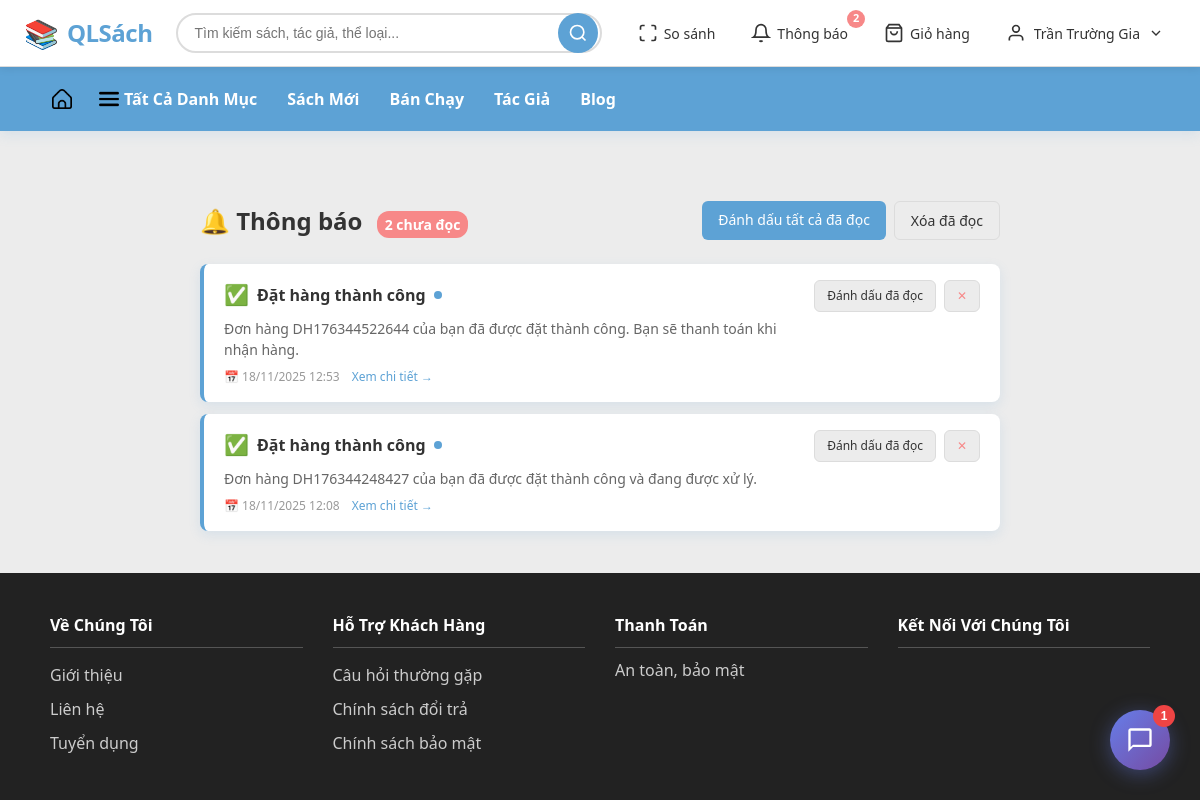
Before: /user/notifications.php (signed in) with the older database file.
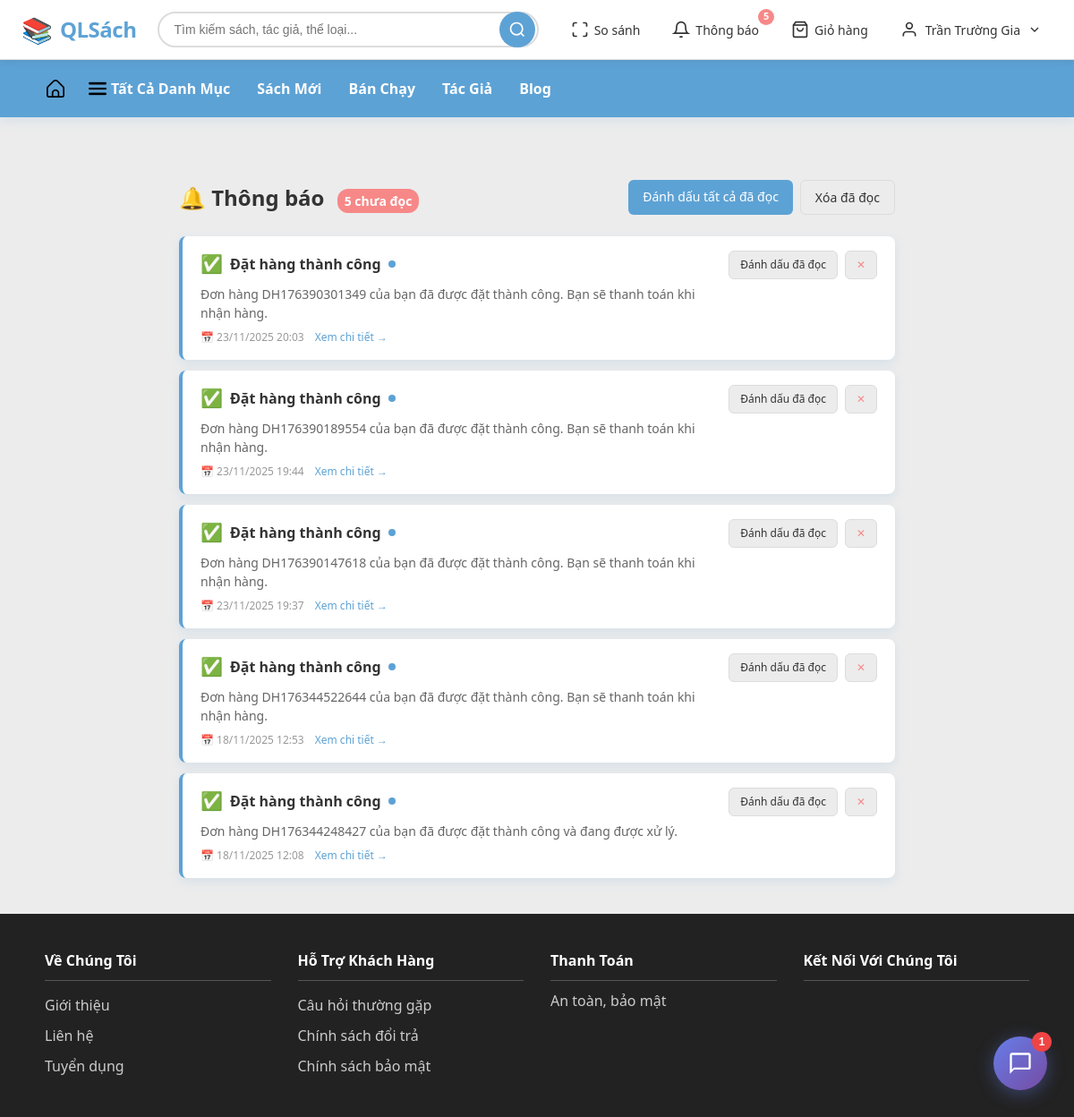
After: the same page with the newer database file.
### tables this page shows
CREATE TABLE `thong_bao` (
  `id_thong_bao` int(11) NOT NULL,
  `id_tk` varchar(5) NOT NULL,
  `tieu_de` varchar(250) NOT NULL,
  `noi_dung` text NOT NULL,
  `loai` varchar(20) NOT NULL DEFAULT 'info' COMMENT 'info, success, warning, error',
  `lien_ket` varchar(250) DEFAULT NULL,
  `da_doc` tinyint(1) NOT NULL DEFAULT 0 COMMENT '0: chưa đọc, 1: đã đọc',
  `ngay_gio_tao` datetime NOT NULL DEFAULT current_timestamp()
);

### models/Database.php (called while the page is built, shortened)
<?php
class Database {
    private $host = '127.0.0.1';
    private $db_name = 'qlsach';
    private $username = 'root';
    private $password = '';
    private $conn;
    public function __construct() {
        $this->conn = null;
        $dsn = 'mysql:host=' . $this->host . ';dbname=' . $this->db_name . ';charset=utf8mb4';
        try {
            $this->conn = new PDO($dsn, $this->username, $this->password);
            $this->conn->setAttribute(PDO::ATTR_ERRMODE, PDO::ERRMODE_EXCEPTION);
            $this->conn->setAttribute(PDO::ATTR_DEFAULT_FETCH_MODE, PDO::FETCH_OBJ);
        } catch (PDOException $e) {
            echo 'Kết nối thất bại: ' . $e->getMessage();
        }
    }
    public function prepare($sql) {
        return $this->conn->prepare($sql);
    }
}
?>

### models/Notification.php (called while the page is built, shortened)
<?php
require_once __DIR__ . '/Database.php';
class Notification {
    private $db;
    public function __construct() {
        $this->db = new Database();
    }
    public function getAll($id_tk = null) {
        if (!$id_tk && isset($_SESSION['id_tk'])) {
            $id_tk = $_SESSION['id_tk'];
        }
        $sql = "SELECT * FROM thong_bao
                WHERE id_tk = ?
                ORDER BY ngay_gio_tao DESC
                LIMIT 50";
        $stmt = $this->db->prepare($sql);
        $stmt->execute([$id_tk]);
        $notifications = $stmt->fetchAll();
        $result = [];
        foreach ($notifications as $notif) {
            $result[] = [
                'id' => $notif->id_thong_bao,
                'title' => $notif->tieu_de,
                'message' => $notif->noi_dung,
                'type' => $notif->loai,
                'link' => $notif->lien_ket,
                'read' => (bool)$notif->da_doc,
                'created_at' => $notif->ngay_gio_tao
            ];
        }
        return $result;
    }
    public function getUnreadCount($id_tk = null) {
        if (!$id_tk && isset($_SESSION['id_tk'])) {
            $id_tk = $_SESSION['id_tk'];
        }
        $sql = "SELECT COUNT(*) as count FROM thong_bao
                WHERE id_tk = ? AND da_doc = 0";
        $stmt = $this->db->prepare($sql);
        $stmt->execute([$id_tk]);
        $result = $stmt->fetch();
        return $result->count ?? 0;
    }
}
?>

### user/notifications.php (the view, shortened to what the changed rows need)
<?php
include_once '../includes/header.php';
require_once '../models/Notification.php';
$notificationModel = new Notification();
$notifications = $notificationModel->getAll();
$unreadCount = $notificationModel->getUnreadCount();
?>
<div class="container" style="margin-top: 30px; max-width: 900px;">
    <div class="notifications-header" style="display: flex; justify-content: space-between; align-items: center; margin-bottom: 24px;">
        <h2 style="margin: 0;">
            🔔 Thông báo
            <?php if ($unreadCount > 0): ?>
                <span style="background: var(--danger); color: white; padding: 4px 8px; border-radius: 12px; font-size: 14px; margin-left: 8px;">
                    <?= $unreadCount ?> chưa đọc
                </span>
            <?php endif; ?>
        </h2>
    </div>
    <?php if (empty($notifications)): ?>
        <div style="text-align: center; padding: 60px 20px; background: white; border-radius: 12px; box-shadow: var(--shadow);">
            <svg width="64" height="64" viewBox="0 0 24 24" fill="none" stroke="currentColor" stroke-width="2" style="color: var(--border); margin: 0 auto 16px;">
                <path d="M18 8A6 6 0 0 0 6 8c0 7-3 9-3 9h18s-3-2-3-9"></path>
                <path d="M13.73 21a2 2 0 0 1-3.46 0"></path>
            </svg>
            <p style="color: var(--text); font-size: 16px; margin-bottom: 8px;">Chưa có thông báo nào</p>
            <p style="color: #666; font-size: 14px;">Các thông báo về đơn hàng, khuyến mãi sẽ hiển thị ở đây</p>
        </div>
    <?php else: ?>
        <div class="notifications-list" style="display: flex; flex-direction: column; gap: 12px;">
            <?php foreach ($notifications as $notif): ?>
                <div class="notification-item"
                     style="background: white; padding: 16px 20px; border-radius: 8px; box-shadow: var(--shadow);
                            <?= !isset($notif['read']) || !$notif['read'] ? 'border-left: 4px solid var(--primary);' : 'opacity: 0.7;' ?>">
                    <div style="display: flex; justify-content: space-between; align-items: start; gap: 16px;">
                        <div style="flex: 1;">
                            <div style="display: flex; align-items: center; gap: 8px; margin-bottom: 8px;">
                                <?php
                                $typeIcon = '🔔';
                                if (isset($notif['type'])) {
                                    switch ($notif['type']) {
                                        case 'success':
                                            $typeIcon = '✅';
                                            break;
                                    }
                                }
                                ?>
                                <span style="font-size: 20px;"><?= $typeIcon ?></span>
                                <h3 style="margin: 0; font-size: 16px; font-weight: 600; color: var(--text);">
                                    <?= htmlspecialchars($notif['title'] ?? 'Thông báo') ?>
                                </h3>
                                <?php if (!isset($notif['read']) || !$notif['read']): ?>
                                    <span style="background: var(--primary); width: 8px; height: 8px; border-radius: 50%; display: inline-block;"></span>
                                <?php endif; ?>
                            </div>
                            <p style="margin: 0 0 8px 0; color: #666; font-size: 14px; line-height: 1.5;">
                                <?= htmlspecialchars($notif['message'] ?? '') ?>
                            </p>
                            <div style="display: flex; align-items: center; gap: 12px; font-size: 12px; color: #999;">
                                <span>📅 <?= isset($notif['created_at']) ? date('d/m/Y H:i', strtotime($notif['created_at'])) : 'Vừa xong' ?></span>
                                <?php if (isset($notif['link']) && $notif['link']): ?>
                                    <a href="<?= htmlspecialchars($notif['link']) ?>"
                                       style="color: var(--primary); text-decoration: none; font-weight: 500;">
                                        Xem chi tiết →
                                    </a>
                                <?php endif; ?>
                            </div>
                        </div>
                        <div style="display: flex; gap: 8px;">
                            <?php if (!isset($notif['read']) || !$notif['read']): ?>
                                <a href="../controllers/notificationController.php?action=markAsRead&id=<?= urlencode($notif['id']) ?>"
                                   style="padding: 6px 12px; background: var(--light-bg); color: var(--text); border-radius: 6px; text-decoration: none; font-size: 12px; border: 1px solid var(--border);">
                                    Đánh dấu đã đọc
                                </a>
                            <?php endif; ?>
                            <a href="../controllers/notificationController.php?action=delete&id=<?= urlencode($notif['id']) ?>"
                               style="padding: 6px 12px; background: var(--light-bg); color: var(--danger); border-radius: 6px; text-decoration: none; font-size: 12px; border: 1px solid var(--border);"
                               onclick="return confirm('Bạn có chắc muốn xóa thông báo này?')">
                                ✕
                            </a>
                        </div>
                    </div>
                </div>
            <?php endforeach; ?>
        </div>
    <?php endif; ?>
</div>
<?php include_once '../includes/footer.php'; ?>

### includes/header.php (shortened to what the changed rows need)
<?php
require_once __DIR__ . '/../models/Notification.php';
$notificationModelNav = new Notification();
$notificationCount = $notificationModelNav->getUnreadCount();
?>
<!DOCTYPE html>
<html lang="vi">
<head>
    <link rel="stylesheet" href="/qlsach/public/css/style.css">
    <link rel="stylesheet" href="/qlsach/public/css/wishlist-button.css">
</head>
<body>
<div class="page-container">
<header class="main-header">
    <div class="header-container">
        <div class="header-actions">
            <?php if (isset($_SESSION['id_tk'])): ?>
                <div class="notification-wrapper">
                    <a href="/qlsach/user/notifications.php" class="action-item notification-item" title="Thông báo">
                        <svg width="20" height="20" viewBox="0 0 24 24" fill="none" stroke="currentColor" stroke-width="2">
                            <path d="M18 8A6 6 0 0 0 6 8c0 7-3 9-3 9h18s-3-2-3-9"></path>
                            <path d="M13.73 21a2 2 0 0 1-3.46 0"></path>
                        </svg>
                        <span class="action-text">Thông báo</span>
                        <?php if ($notificationCount > 0): ?>
                            <span class="action-badge"><?= $notificationCount ?></span>
                        <?php endif; ?>
                    </a>
                </div>
            <?php endif; ?>
        </div>
    </div>
</header>

Changed rows visible on the page:
added thong_bao: loai "✅", tieu_de "Đặt hàng thành công", noi_dung "Đơn hàng DH176390301349 của bạn đã được đặt thành công. Bạn sẽ thanh toán khi nhận hàng.", ngay_gio_tao "23/11/2025 20:03"
added thong_bao: loai "✅", tieu_de "Đặt hàng thành công", noi_dung "Đơn hàng DH176390189554 của bạn đã được đặt thành công. Bạn sẽ thanh toán khi nhận hàng.", ngay_gio_tao "23/11/2025 19:44"
added thong_bao: loai "✅", tieu_de "Đặt hàng thành công", noi_dung "Đơn hàng DH176390147618 của bạn đã được đặt thành công. Bạn sẽ thanh toán khi nhận hàng.", ngay_gio_tao "23/11/2025 19:37"
Other visible differences:
$notificationCount: "2" → "5"
$unreadCount: "2" → "5"
